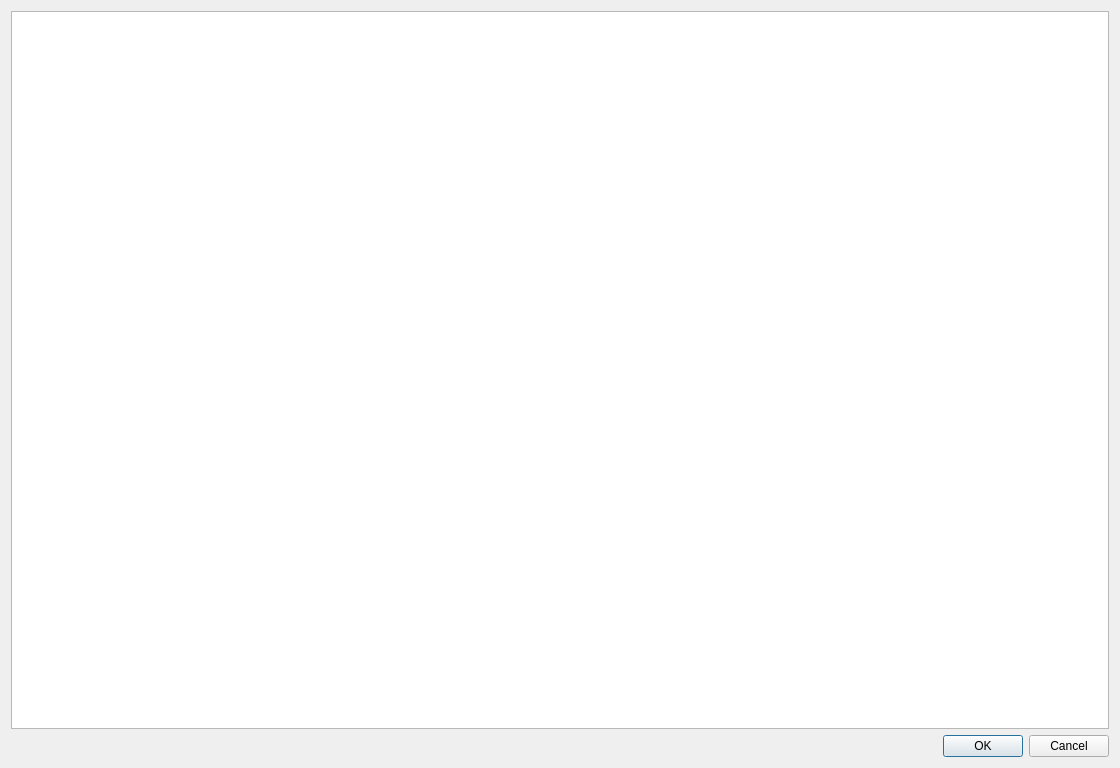
<?xml version="1.0" encoding="UTF-8"?>
<ui version="4.0">
 <class>TilesetChooser</class>
 <widget class="QDialog" name="TilesetChooser">
  <property name="geometry">
   <rect>
    <x>0</x>
    <y>0</y>
    <width>1120</width>
    <height>768</height>
   </rect>
  </property>
  <property name="windowTitle">
   <string>Tileset Chooser</string>
  </property>
  <layout class="QVBoxLayout" name="verticalLayout">
   <item>
    <widget class="QListWidget" name="tileset_list">
     <property name="iconSize">
      <size>
       <width>256</width>
       <height>1024</height>
      </size>
     </property>
     <property name="movement">
      <enum>QListView::Static</enum>
     </property>
     <property name="resizeMode">
      <enum>QListView::Adjust</enum>
     </property>
     <property name="viewMode">
      <enum>QListView::IconMode</enum>
     </property>
    </widget>
   </item>
   <item>
    <widget class="QDialogButtonBox" name="buttonBox">
     <property name="standardButtons">
      <set>QDialogButtonBox::Cancel|QDialogButtonBox::Ok</set>
     </property>
    </widget>
   </item>
  </layout>
 </widget>
 <resources/>
 <connections/>
</ui>
